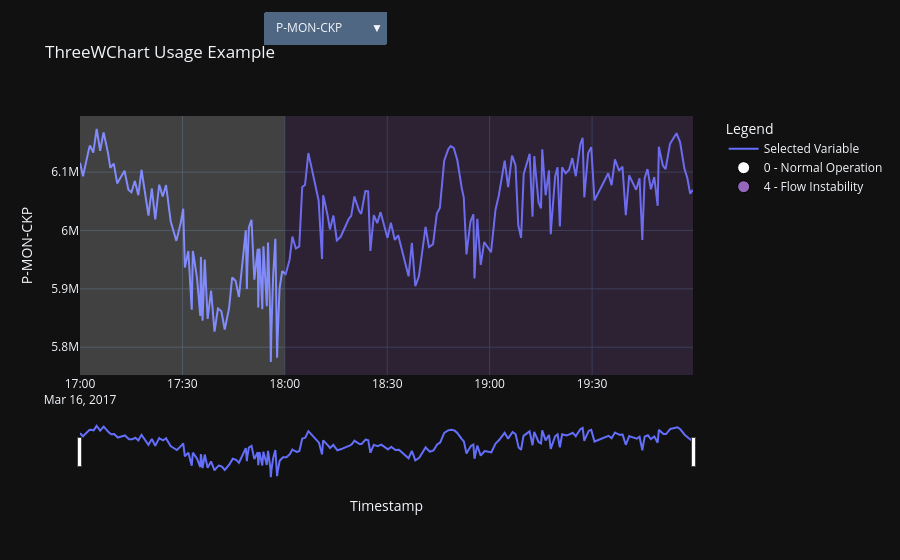

Notebook source saved alongside this figure:
### Markdown cell above
### Viewing Variables via the Dropdown Menu

In order to make it easier to view different variables, you can use the dropdown menu to select the event to display. The dropdown includes only the events present in the Parquet file.

Set the `use_dropdown` parameter to `True` to enable this feature.

### Code cell
chart = ThreeWChart(
    file_path="../../dataset/4/WELL-00001_20170316170000.parquet",
    title="ThreeWChart Usage Example",
    use_dropdown=True,
    dropdown_position=(0.5, 1.4),
)
fig, _ = chart.plot()
fig.show()

### Figure 1 — Plotly figure (JSON) as saved in the notebook; plotly's stock layout.template omitted (floating-point values rounded to 4 significant figures; data arrays with more than 128 entries replaced by an {"elided": "..."} marker saying what was removed)
{"data": [{"mode": "lines", "name": "Selected Variable", "x": {"elided": "10775 str values"}, "y": {"elided": "10775 float values"}, "type": "scatter"}, {"marker": {"color": "white", "line": {"color": "black", "width": 1}, "size": 12}, "mode": "markers", "name": "0 - Normal Operation", "showlegend": true, "x": [null], "y": [null], "type": "scatter"}, {"marker": {"color": "#9467bd", "line": {"color": "black", "width": 1}, "size": 12}, "mode": "markers", "name": "4 - Flow Instability", "showlegend": true, "x": [null], "y": [null], "type": "scatter"}], "layout": {"updatemenus": [{"active": 9, "buttons": [{"args": [{"y": {"elided": "1x10775 int values"}}, {"yaxis.title": "label"}], "label": "label", "method": "update"}, {"args": [{"y": {"elided": "1x10775 str values"}}, {"yaxis.title": "well"}], "label": "well", "method": "update"}, {"args": [{"y": {"elided": "1x10775 str values"}}, {"yaxis.title": "id"}], "label": "id", "method": "update"}, {"args": [{"y": {"elided": "1x10775 float values"}}, {"yaxis.title": "ESTADO-DHSV"}], "label": "ESTADO-DHSV", "method": "update"}, {"args": [{"y": {"elided": "1x10775 float values"}}, {"yaxis.title": "ESTADO-M1"}], "label": "ESTADO-M1", "method": "update"}, {"args": [{"y": {"elided": "1x10775 float values"}}, {"yaxis.title": "ESTADO-SDV-P"}], "label": "ESTADO-SDV-P", "method": "update"}, {"args": [{"y": {"elided": "1x10775 float values"}}, {"yaxis.title": "ESTADO-W1"}], "label": "ESTADO-W1", "method": "update"}, {"args": [{"y": {"elided": "1x10775 float values"}}, {"yaxis.title": "P-ANULAR"}], "label": "P-ANULAR", "method": "update"}, {"args": [{"y": {"elided": "1x10775 float values"}}, {"yaxis.title": "P-JUS-CKGL"}], "label": "P-JUS-CKGL", "method": "update"}, {"args": [{"y": {"elided": "1x10775 float values"}}, {"yaxis.title": "P-MON-CKP"}], "label": "P-MON-CKP", "method": "update"}, {"args": [{"y": {"elided": "1x10775 float values"}}, {"yaxis.title": "P-PDG"}], "label": "P-PDG", "method": "update"}, {"args": [{"y": {"elided": "1x10775 float values"}}, {"yaxis.title": "P-TPT"}], "label": "P-TPT", "method": "update"}, {"args": [{"y": {"elided": "1x10775 float values"}}, {"yaxis.title": "T-JUS-CKP"}], "label": "T-JUS-CKP", "method": "update"}, {"args": [{"y": {"elided": "1x10775 float values"}}, {"yaxis.title": "T-PDG"}], "label": "T-PDG", "method": "update"}, {"args": [{"y": {"elided": "1x10775 float values"}}, {"yaxis.title": "T-TPT"}], "label": "T-TPT", "method": "update"}], "direction": "down", "showactive": true, "x": 0.5, "y": 1.4}], "xaxis": {"rangeslider": {"visible": true}, "title": {"text": "Timestamp"}}, "legend": {"x": 1.05, "y": 1, "title": {"text": "Legend"}, "itemclick": false, "itemdoubleclick": false}, "shapes": [{"fillcolor": "white", "opacity": 0.2, "type": "rect", "x0": "2017-03-16T17:00:00", "x1": "2017-03-16T17:59:59", "xref": "x", "y0": 0, "y1": 1, "yref": "paper", "line": {"width": 0}}, {"fillcolor": "#9467bd", "opacity": 0.2, "type": "rect", "x0": "2017-03-16T18:00:00", "x1": "2017-03-16T19:59:34", "xref": "x", "y0": 0, "y1": 1, "yref": "paper", "line": {"width": 0}}], "yaxis": {"title": {"text": "P-MON-CKP"}}, "title": {"text": "ThreeWChart Usage Example"}}}
